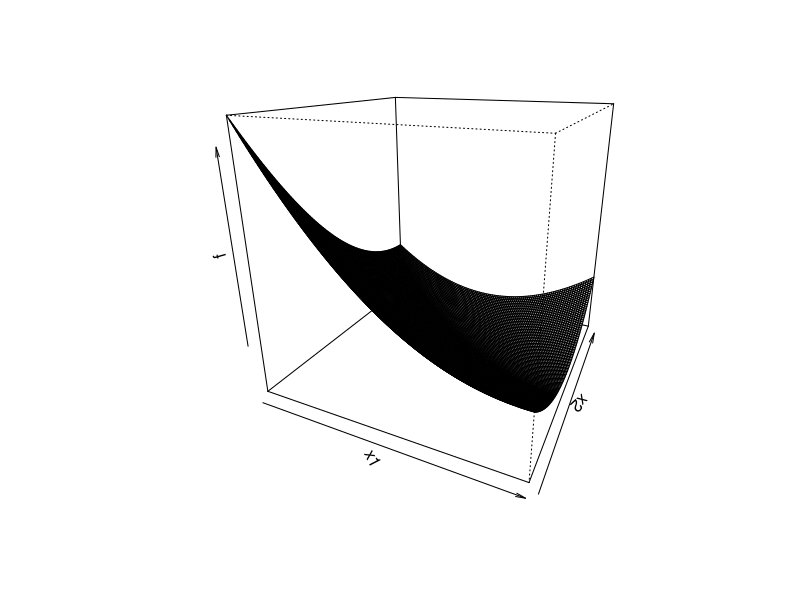

Recreate this plot in R.
## ---- chunk 1
knitr::opts_chunk$set(echo = TRUE)
## ---- chunk 2
f<-function(x1,x2){
  return((x1-1)^2+(x2-1)^2+x1*x2)
}
x1<-seq(-2,2,length = 100)
x2<-seq(-2,2,length = 100)



persp(x=x1,y=x2,z=outer(x1,x2,FUN = "f"),theta=25,phi=20,zlab="f")
